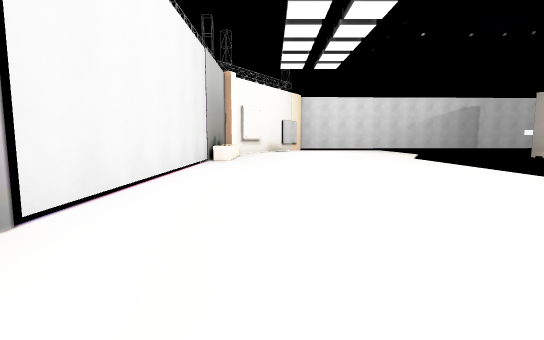
[1] (above)

23 first-person views from a walk through a 3-D level made in the Unity game engine. The camera is 1.2 m above the floor, tilts 6° down and sees 85° across. The floor is counted in squares, 2 m on a side. Each view is taken from the middle of a square. On the plan, view 1 faces up. The plan holds only what a view shows up to about 9 squares ahead; the rest is blank. The player is left out.

[2]
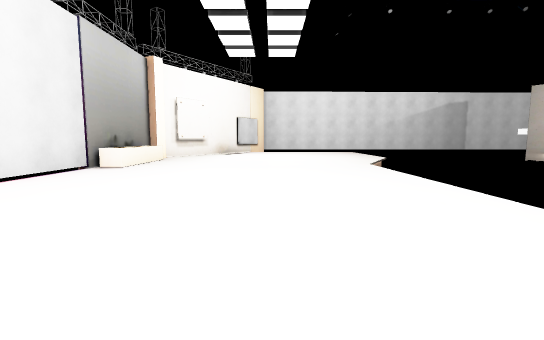

[3]
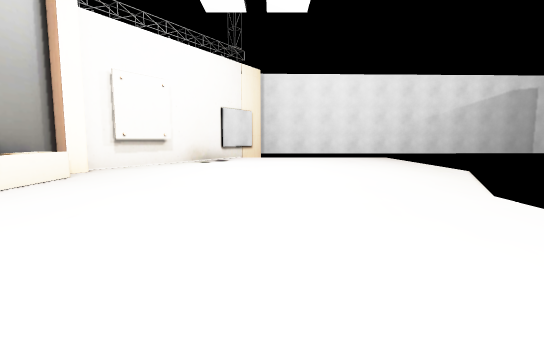

[4]
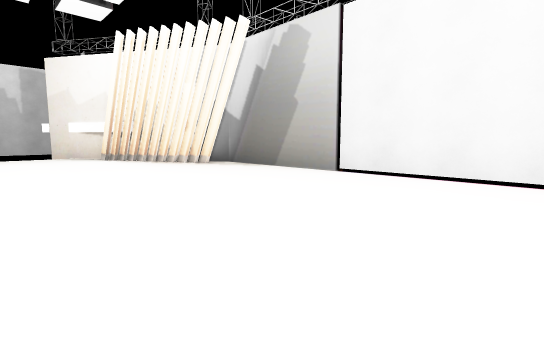

[5]
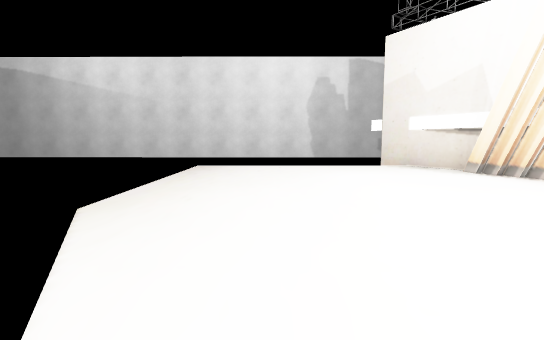

[6]
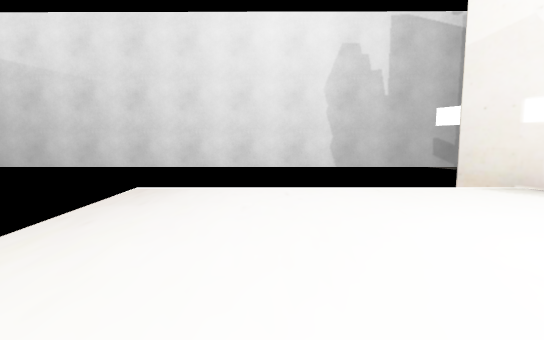

[7]
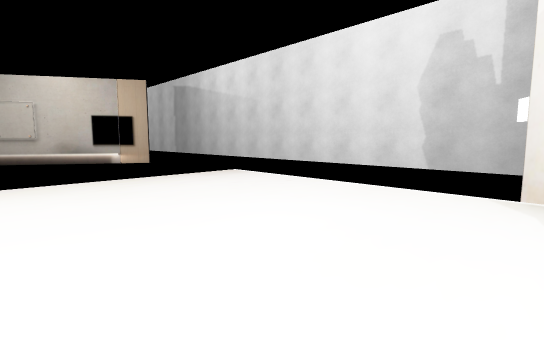

[8]
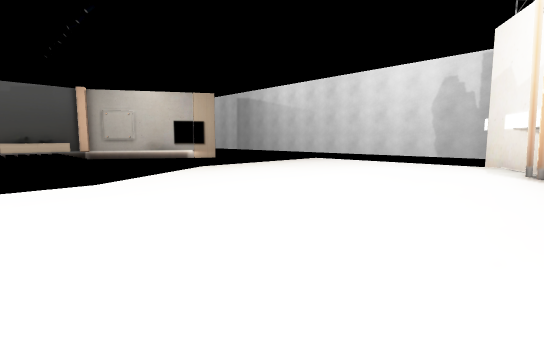

[9]
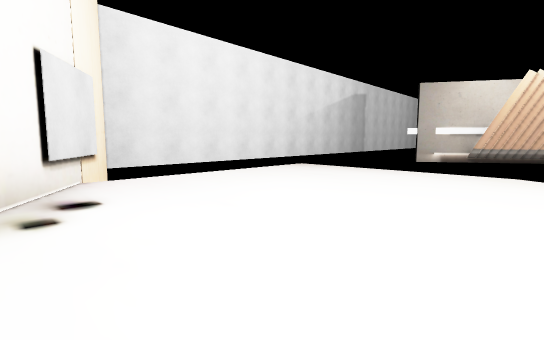

[10]
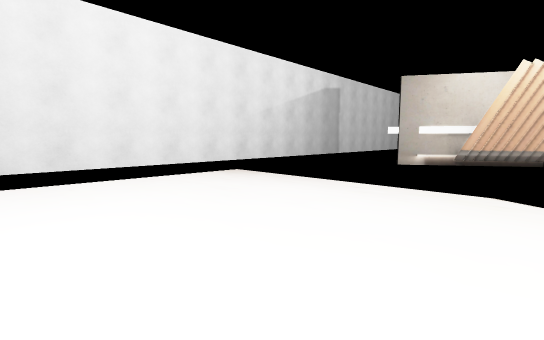

[11]
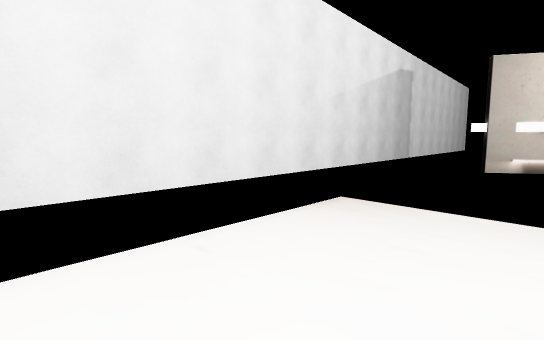

[12]
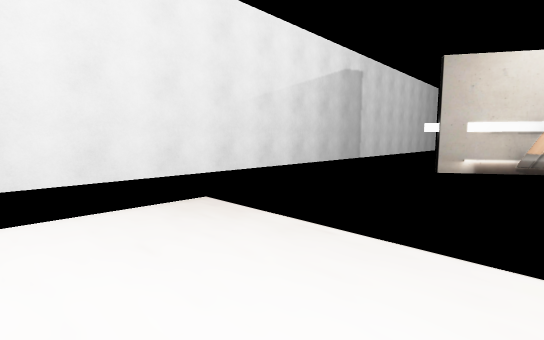

[13]
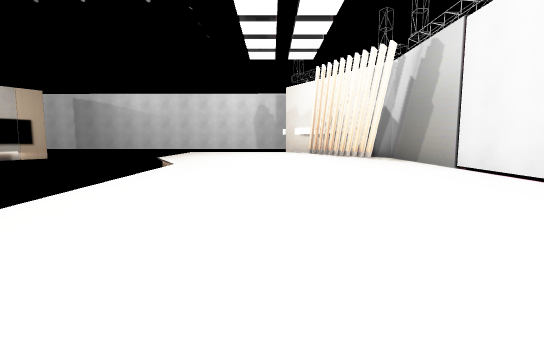

[14]
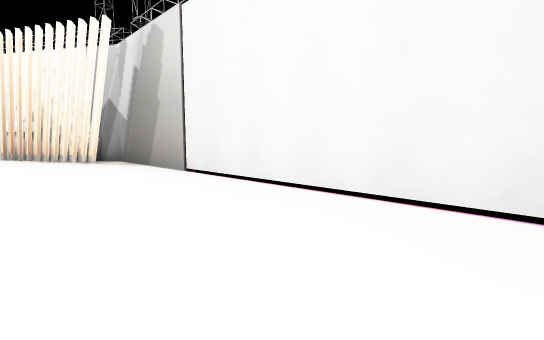

[15]
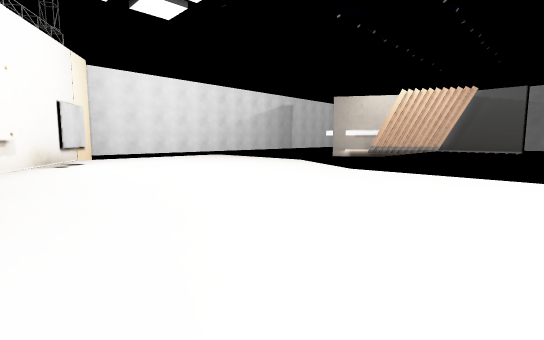

[16]
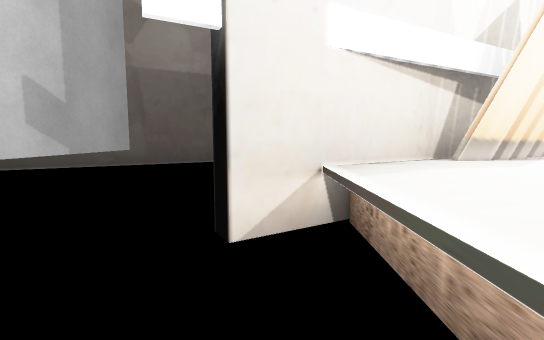

[17]
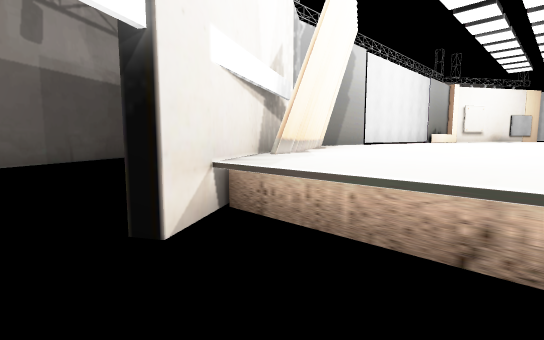

[18]
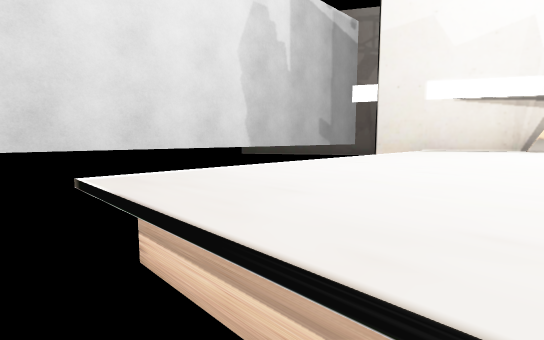

[19]
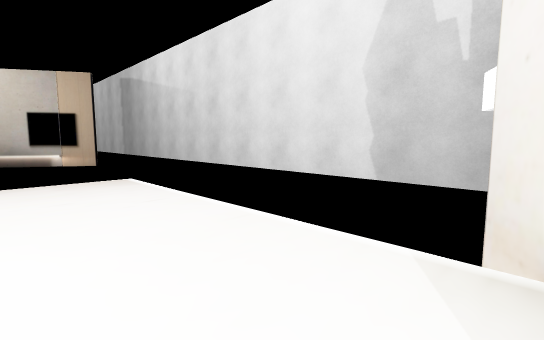

[20]
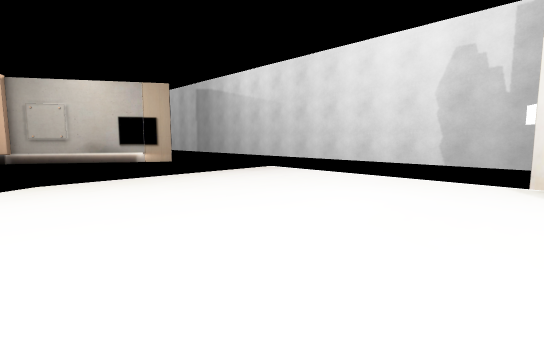

[21]
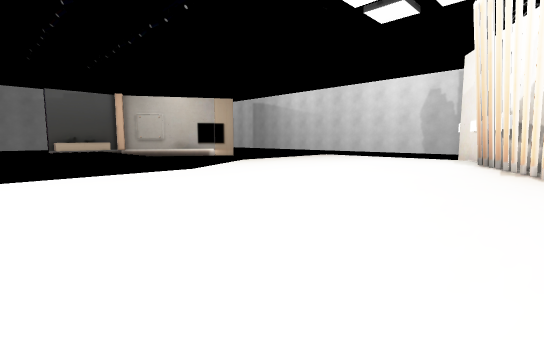

[22]
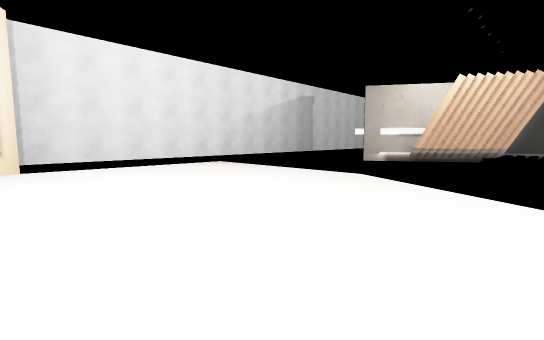

[23]
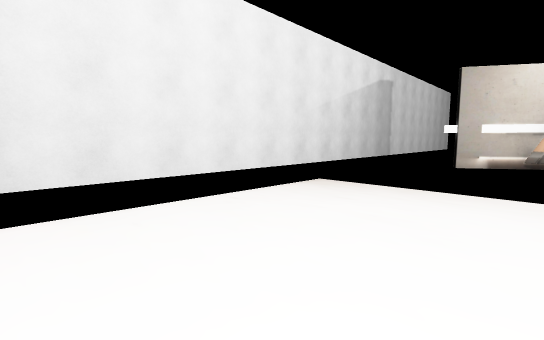

### Floor plan
Key: @ floor where view 1 was taken; # wall or solid block; x gap in a wall; . main floor; - floor 0.75 m lower than the main floor; / step, stairs or slope; = window, fence, low wall or low ledge.
Columns run from 6 left of view 1 to 15 right of it. Each row starts with its distance up from view 1.
 17        #############
 16        #-------     x
 15       ##....---     ##
 14       #.....---      #
 13      ##.....---      #
 12      #......-
 11     ##......-
 10     #....../
  9     #......
  8     #......
  7     =......
  6     =......
  5   --=......
  4  ---=......
  3  -- =......
  2  -- #......
  1  -- #......     =
  0     #.@..../   ==
 -1     ##......-
 -2      #......-
 -3      ##.....--
 -4 #     #.....--
 -5 ##    ##....--
 -6  #     #------
 -7  ##    -------
 -8   #   #############
 -9    #  ------
-10    ##
-11     #

Where each view was taken, in squares from view 1:
view 1: 0 up, 0 right, facing up
view 2: 2 up, 2 right, facing up
view 3: 6 up, 2 right, facing up
view 4: 5 up, 3 right, facing down-left
view 5: 1 up, 4 right, facing down
view 6: 2 down, 4 right, facing down
view 7: 2 down, 1 right, facing down-right
view 8: 2 up, 0 right, facing down-right
view 9: 11 up, 0 right, facing up-right
view 10: 11 up, 2 right, facing up-right
view 11: 14 up, 3 right, facing up-right
view 12: 13 up, 4 right, facing up-right
view 13: 8 up, 2 right, facing down
view 14: 7 up, 1 right, facing down-left
view 15: 6 up, 1 left, facing up-right
view 16: 6 down, 3 right, facing left
view 17: 7 down, 3 right, facing up-left
view 18: 4 down, 6 right, facing down-left
view 19: 4 down, 1 right, facing down-right
view 20: 1 down, 1 right, facing down-right
view 21: 4 up, 1 left, facing down-right
view 22: 9 up, 1 right, facing up-right
view 23: 13 up, 2 right, facing up-right
